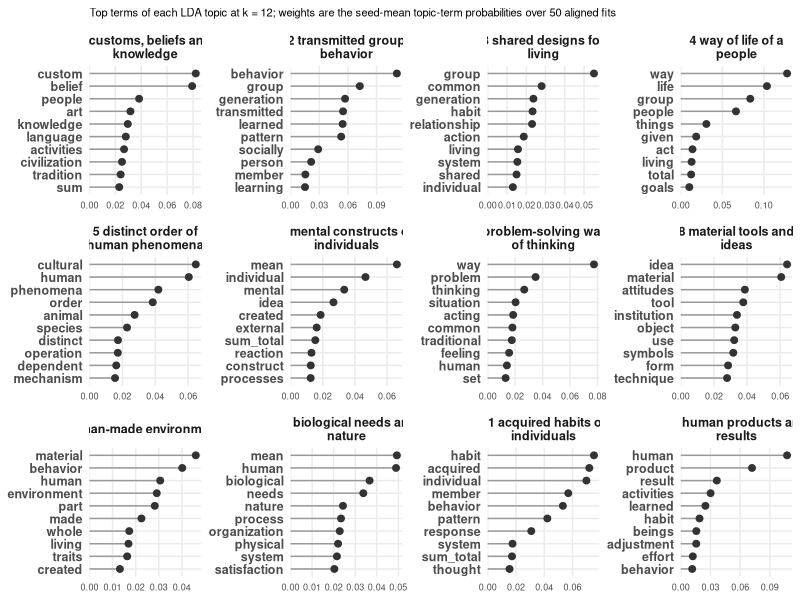

The R source for this figure:
# Top terms of each LDA topic, from the seed-ensemble topic-term profiles
# (analysis-lda-texts-index-b.R). One facet per topic, horizontal bars ordered
# by weight. The y axis is keyed by topic and term so each facet orders by its
# own weights; every term is labeled.
#
# Reads data/kk-index-b-lda-topic-terms.csv.
# Outputs figures/kk-index-b/lda/lda-topic-terms.png.

library(ggplot2)

tt <- read.csv("data/kk-index-b-lda-topic-terms.csv", stringsAsFactors = FALSE)
tt <- tt[order(tt$topic, -tt$weight), ]
# y keyed by topic and term, so each facet orders by its own weights
tt$y <- factor(paste(tt$topic, tt$term, sep = "|"),
               levels = rev(paste(tt$topic, tt$term, sep = "|")))
# strip labels as in Table 4 of the manuscript; recheck after any rebuild
topic.labels <- c(
  "customs, beliefs and knowledge", "transmitted group behavior",
  "shared designs for living", "way of life of a people",
  "distinct order of human phenomena", "mental constructs of individuals",
  "problem-solving ways of thinking", "material tools and ideas",
  "man-made environment", "biological needs and nature",
  "acquired habits of individuals", "human products and results")
# long labels wrap onto two lines so they fit the strips
strip.lab <- vapply(sprintf("%d %s", 1:12, topic.labels),
                    function(s) paste(strwrap(s, 24), collapse = "\n"), character(1))
tt$topic_label <- factor(strip.lab[tt$topic], levels = strip.lab)

dir.create("figures/kk-index-b/lda", recursive = TRUE, showWarnings = FALSE)
p <- ggplot(tt, aes(x = weight, y = y)) +
  geom_segment(aes(x = 0, xend = weight, y = y, yend = y), color = "grey60") +
  geom_point(size = 2, color = "grey20") +
  facet_wrap(~ topic_label, ncol = 4, scales = "free") +
  scale_y_discrete(labels = function(l) sub("^[0-9]+[|]", "", l)) +
  scale_x_continuous(expand = expansion(mult = c(0, 0.05))) +
  labs(x = NULL, y = NULL,
       subtitle = paste("Top terms of each LDA topic at k = 12; weights are the",
                        "seed-mean topic-term probabilities over 50 aligned fits")) +
  theme_minimal() +
  theme(strip.text = element_text(face = "bold", size = 9),
        axis.text.y = element_text(size = 9, face = "bold"),
        axis.text.x = element_text(size = 6.5),
        panel.grid.minor = element_blank(),
        plot.subtitle = element_text(size = 8))
ggsave("figures/kk-index-b/lda/lda-topic-terms.png", p,
       width = 10, height = 7, bg = "white")
cat("wrote figures/kk-index-b/lda/lda-topic-terms.png\n")
